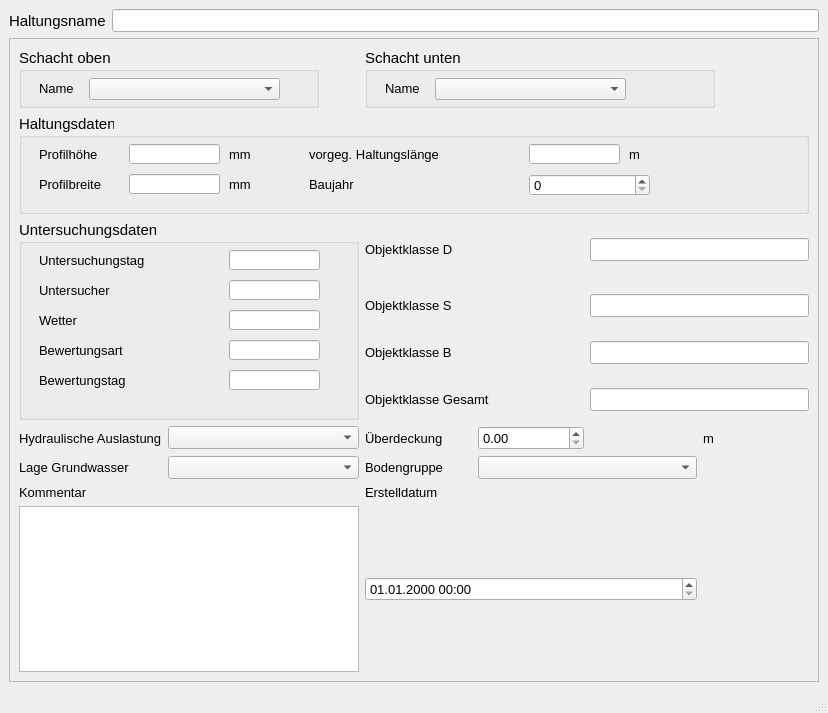
<?xml version="1.0" encoding="UTF-8"?>
<ui version="4.0">
 <class>MainWindow</class>
 <widget class="QMainWindow" name="MainWindow">
  <property name="geometry">
   <rect>
    <x>0</x>
    <y>0</y>
    <width>828</width>
    <height>713</height>
   </rect>
  </property>
  <property name="sizePolicy">
   <sizepolicy hsizetype="Preferred" vsizetype="Preferred">
    <horstretch>0</horstretch>
    <verstretch>0</verstretch>
   </sizepolicy>
  </property>
  <property name="minimumSize">
   <size>
    <width>0</width>
    <height>0</height>
   </size>
  </property>
  <property name="baseSize">
   <size>
    <width>0</width>
    <height>0</height>
   </size>
  </property>
  <property name="font">
   <font>
    <family>Tahoma</family>
    <pointsize>10</pointsize>
   </font>
  </property>
  <property name="windowTitle">
   <string>MainWindow</string>
  </property>
  <widget class="QWidget" name="centralwidget">
   <layout class="QVBoxLayout" name="verticalLayout">
    <item>
     <layout class="QHBoxLayout" name="horizontalLayout">
      <item>
       <widget class="QLabel" name="label">
        <property name="font">
         <font>
          <family>Tahoma</family>
          <pointsize>11</pointsize>
         </font>
        </property>
        <property name="text">
         <string>Haltungsname</string>
        </property>
       </widget>
      </item>
      <item>
       <widget class="QLineEdit" name="haltnam">
        <property name="font">
         <font>
          <family>Tahoma</family>
          <pointsize>10</pointsize>
         </font>
        </property>
        <property name="toolTip">
         <string>&lt;html&gt;&lt;head/&gt;&lt;body&gt;&lt;p&gt;Eindeutiger Haltungsname&lt;/p&gt;&lt;/body&gt;&lt;/html&gt;</string>
        </property>
        <property name="statusTip">
         <string>Eindeutiger Haltungsname</string>
        </property>
       </widget>
      </item>
     </layout>
    </item>
    <item>
     <widget class="QScrollArea" name="scrollArea">
      <property name="widgetResizable">
       <bool>true</bool>
      </property>
      <widget class="QWidget" name="scrollAreaWidgetContents">
       <property name="geometry">
        <rect>
         <x>0</x>
         <y>0</y>
         <width>804</width>
         <height>600</height>
        </rect>
       </property>
       <layout class="QGridLayout" name="gridLayout">
        <item row="0" column="0" colspan="2">
         <widget class="QGroupBox" name="groupBox">
          <property name="minimumSize">
           <size>
            <width>100</width>
            <height>60</height>
           </size>
          </property>
          <property name="maximumSize">
           <size>
            <width>300</width>
            <height>16777215</height>
           </size>
          </property>
          <property name="font">
           <font>
            <family>Tahoma</family>
            <pointsize>11</pointsize>
           </font>
          </property>
          <property name="toolTip">
           <string>&lt;html&gt;&lt;head/&gt;&lt;body&gt;&lt;p&gt;Name des oberen Schachts&lt;/p&gt;&lt;/body&gt;&lt;/html&gt;</string>
          </property>
          <property name="statusTip">
           <string>Name des oberen Schachts</string>
          </property>
          <property name="title">
           <string>Schacht oben</string>
          </property>
          <widget class="QLabel" name="label_3">
           <property name="geometry">
            <rect>
             <x>20</x>
             <y>30</y>
             <width>91</width>
             <height>21</height>
            </rect>
           </property>
           <property name="font">
            <font>
             <family>Tahoma</family>
             <pointsize>10</pointsize>
            </font>
           </property>
           <property name="text">
            <string>Name</string>
           </property>
          </widget>
          <widget class="QComboBox" name="schoben">
           <property name="geometry">
            <rect>
             <x>70</x>
             <y>30</y>
             <width>191</width>
             <height>22</height>
            </rect>
           </property>
           <property name="font">
            <font>
             <family>Tahoma</family>
             <pointsize>10</pointsize>
            </font>
           </property>
          </widget>
         </widget>
        </item>
        <item row="0" column="2" colspan="4">
         <widget class="QGroupBox" name="groupBox_3">
          <property name="minimumSize">
           <size>
            <width>350</width>
            <height>0</height>
           </size>
          </property>
          <property name="maximumSize">
           <size>
            <width>350</width>
            <height>16777215</height>
           </size>
          </property>
          <property name="font">
           <font>
            <family>Tahoma</family>
            <pointsize>11</pointsize>
           </font>
          </property>
          <property name="title">
           <string>Schacht unten</string>
          </property>
          <widget class="QLabel" name="label_9">
           <property name="geometry">
            <rect>
             <x>20</x>
             <y>30</y>
             <width>71</width>
             <height>21</height>
            </rect>
           </property>
           <property name="font">
            <font>
             <family>Tahoma</family>
             <pointsize>10</pointsize>
            </font>
           </property>
           <property name="text">
            <string>Name</string>
           </property>
          </widget>
          <widget class="QComboBox" name="schunten">
           <property name="geometry">
            <rect>
             <x>70</x>
             <y>30</y>
             <width>191</width>
             <height>22</height>
            </rect>
           </property>
           <property name="font">
            <font>
             <family>Tahoma</family>
             <pointsize>10</pointsize>
            </font>
           </property>
           <property name="toolTip">
            <string>&lt;html&gt;&lt;head/&gt;&lt;body&gt;&lt;p&gt;Name des unteren Schachts&lt;/p&gt;&lt;/body&gt;&lt;/html&gt;</string>
           </property>
           <property name="statusTip">
            <string>Name des unteren Schachts</string>
           </property>
          </widget>
         </widget>
        </item>
        <item row="1" column="0" colspan="6">
         <widget class="QGroupBox" name="groupBox_2">
          <property name="minimumSize">
           <size>
            <width>0</width>
            <height>100</height>
           </size>
          </property>
          <property name="font">
           <font>
            <family>Tahoma</family>
            <pointsize>11</pointsize>
           </font>
          </property>
          <property name="title">
           <string>Haltungsdaten</string>
          </property>
          <widget class="QLabel" name="label_7">
           <property name="geometry">
            <rect>
             <x>20</x>
             <y>60</y>
             <width>101</width>
             <height>21</height>
            </rect>
           </property>
           <property name="font">
            <font>
             <family>Tahoma</family>
             <pointsize>10</pointsize>
            </font>
           </property>
           <property name="text">
            <string>Profilbreite</string>
           </property>
          </widget>
          <widget class="QLabel" name="label_20">
           <property name="geometry">
            <rect>
             <x>210</x>
             <y>60</y>
             <width>31</width>
             <height>21</height>
            </rect>
           </property>
           <property name="font">
            <font>
             <family>Tahoma</family>
             <pointsize>10</pointsize>
            </font>
           </property>
           <property name="text">
            <string>mm</string>
           </property>
          </widget>
          <widget class="QLabel" name="label_21">
           <property name="geometry">
            <rect>
             <x>610</x>
             <y>30</y>
             <width>31</width>
             <height>21</height>
            </rect>
           </property>
           <property name="font">
            <font>
             <family>Tahoma</family>
             <pointsize>10</pointsize>
            </font>
           </property>
           <property name="text">
            <string>m </string>
           </property>
          </widget>
          <widget class="QLineEdit" name="laenge">
           <property name="geometry">
            <rect>
             <x>510</x>
             <y>30</y>
             <width>91</width>
             <height>20</height>
            </rect>
           </property>
           <property name="font">
            <font>
             <family>Tahoma</family>
             <pointsize>10</pointsize>
            </font>
           </property>
           <property name="toolTip">
            <string>&lt;html&gt;&lt;head/&gt;&lt;body&gt;&lt;p&gt;&lt;span style=&quot; font-size:10pt;&quot;&gt;vorgegebene Haltungslänge, falls diese nicht automatisch berechnet werden soll&lt;/span&gt;&lt;/p&gt;&lt;/body&gt;&lt;/html&gt;</string>
           </property>
           <property name="statusTip">
            <string>vorgegebene Haltungslänge, falls diese nicht automatisch berechnet werden soll</string>
           </property>
          </widget>
          <widget class="QLabel" name="label_17">
           <property name="geometry">
            <rect>
             <x>290</x>
             <y>30</y>
             <width>171</width>
             <height>21</height>
            </rect>
           </property>
           <property name="font">
            <font>
             <family>Tahoma</family>
             <pointsize>10</pointsize>
            </font>
           </property>
           <property name="text">
            <string>vorgeg. Haltungslänge</string>
           </property>
          </widget>
          <widget class="QLineEdit" name="hoehe">
           <property name="geometry">
            <rect>
             <x>110</x>
             <y>30</y>
             <width>91</width>
             <height>20</height>
            </rect>
           </property>
           <property name="font">
            <font>
             <family>Tahoma</family>
             <pointsize>10</pointsize>
            </font>
           </property>
           <property name="toolTip">
            <string>&lt;html&gt;&lt;head/&gt;&lt;body&gt;&lt;p&gt;Bedeutung hängt vom Profiltyp ab&lt;/p&gt;&lt;/body&gt;&lt;/html&gt;</string>
           </property>
           <property name="statusTip">
            <string>Bedeutung hängt vom Profiltyp ab</string>
           </property>
          </widget>
          <widget class="QLabel" name="label_16">
           <property name="geometry">
            <rect>
             <x>210</x>
             <y>30</y>
             <width>31</width>
             <height>21</height>
            </rect>
           </property>
           <property name="font">
            <font>
             <family>Tahoma</family>
             <pointsize>10</pointsize>
            </font>
           </property>
           <property name="text">
            <string>mm </string>
           </property>
          </widget>
          <widget class="QLineEdit" name="breite">
           <property name="geometry">
            <rect>
             <x>110</x>
             <y>60</y>
             <width>91</width>
             <height>20</height>
            </rect>
           </property>
           <property name="font">
            <font>
             <family>Tahoma</family>
             <pointsize>10</pointsize>
            </font>
           </property>
           <property name="toolTip">
            <string>&lt;html&gt;&lt;head/&gt;&lt;body&gt;&lt;p&gt;Bedeutung hängt vom Profiltyp ab&lt;/p&gt;&lt;/body&gt;&lt;/html&gt;</string>
           </property>
           <property name="statusTip">
            <string>Bedeutung hängt vom Profiltyp ab</string>
           </property>
          </widget>
          <widget class="QLabel" name="label_6">
           <property name="geometry">
            <rect>
             <x>20</x>
             <y>30</y>
             <width>101</width>
             <height>21</height>
            </rect>
           </property>
           <property name="font">
            <font>
             <family>Tahoma</family>
             <pointsize>10</pointsize>
            </font>
           </property>
           <property name="text">
            <string>Profilhöhe</string>
           </property>
          </widget>
          <widget class="QSpinBox" name="baujahr">
           <property name="geometry">
            <rect>
             <x>510</x>
             <y>60</y>
             <width>121</width>
             <height>22</height>
            </rect>
           </property>
           <property name="font">
            <font>
             <family>Tahoma</family>
             <pointsize>10</pointsize>
            </font>
           </property>
          </widget>
          <widget class="QLabel" name="label_60">
           <property name="geometry">
            <rect>
             <x>290</x>
             <y>60</y>
             <width>151</width>
             <height>21</height>
            </rect>
           </property>
           <property name="font">
            <font>
             <family>Tahoma</family>
             <pointsize>10</pointsize>
            </font>
           </property>
           <property name="text">
            <string>Baujahr</string>
           </property>
          </widget>
         </widget>
        </item>
        <item row="2" column="0" rowspan="4" colspan="2">
         <widget class="QGroupBox" name="groupBox_4">
          <property name="minimumSize">
           <size>
            <width>0</width>
            <height>200</height>
           </size>
          </property>
          <property name="font">
           <font>
            <family>Tahoma</family>
            <pointsize>11</pointsize>
           </font>
          </property>
          <property name="title">
           <string>Untersuchungsdaten</string>
          </property>
          <widget class="QLabel" name="label_70">
           <property name="geometry">
            <rect>
             <x>20</x>
             <y>30</y>
             <width>151</width>
             <height>21</height>
            </rect>
           </property>
           <property name="font">
            <font>
             <family>Tahoma</family>
             <pointsize>10</pointsize>
            </font>
           </property>
           <property name="text">
            <string>Untersuchungstag</string>
           </property>
          </widget>
          <widget class="QLabel" name="label_72">
           <property name="geometry">
            <rect>
             <x>20</x>
             <y>60</y>
             <width>151</width>
             <height>21</height>
            </rect>
           </property>
           <property name="font">
            <font>
             <family>Tahoma</family>
             <pointsize>10</pointsize>
            </font>
           </property>
           <property name="text">
            <string>Untersucher</string>
           </property>
          </widget>
          <widget class="QLabel" name="label_73">
           <property name="geometry">
            <rect>
             <x>20</x>
             <y>90</y>
             <width>151</width>
             <height>21</height>
            </rect>
           </property>
           <property name="font">
            <font>
             <family>Tahoma</family>
             <pointsize>10</pointsize>
            </font>
           </property>
           <property name="text">
            <string>Wetter</string>
           </property>
          </widget>
          <widget class="QLabel" name="label_74">
           <property name="geometry">
            <rect>
             <x>20</x>
             <y>120</y>
             <width>151</width>
             <height>21</height>
            </rect>
           </property>
           <property name="font">
            <font>
             <family>Tahoma</family>
             <pointsize>10</pointsize>
            </font>
           </property>
           <property name="text">
            <string>Bewertungsart</string>
           </property>
          </widget>
          <widget class="QLabel" name="label_75">
           <property name="geometry">
            <rect>
             <x>20</x>
             <y>150</y>
             <width>151</width>
             <height>21</height>
            </rect>
           </property>
           <property name="font">
            <font>
             <family>Tahoma</family>
             <pointsize>10</pointsize>
            </font>
           </property>
           <property name="text">
            <string>Bewertungstag</string>
           </property>
          </widget>
          <widget class="QLineEdit" name="untersuchtag">
           <property name="geometry">
            <rect>
             <x>210</x>
             <y>30</y>
             <width>91</width>
             <height>20</height>
            </rect>
           </property>
          </widget>
          <widget class="QLineEdit" name="untersucher">
           <property name="geometry">
            <rect>
             <x>210</x>
             <y>60</y>
             <width>91</width>
             <height>20</height>
            </rect>
           </property>
          </widget>
          <widget class="QLineEdit" name="wetter">
           <property name="geometry">
            <rect>
             <x>210</x>
             <y>90</y>
             <width>91</width>
             <height>20</height>
            </rect>
           </property>
          </widget>
          <widget class="QLineEdit" name="bewertungsart">
           <property name="geometry">
            <rect>
             <x>210</x>
             <y>120</y>
             <width>91</width>
             <height>20</height>
            </rect>
           </property>
          </widget>
          <widget class="QLineEdit" name="bewertungstag">
           <property name="geometry">
            <rect>
             <x>210</x>
             <y>150</y>
             <width>91</width>
             <height>20</height>
            </rect>
           </property>
          </widget>
         </widget>
        </item>
        <item row="2" column="2">
         <widget class="QLabel" name="label_66">
          <property name="text">
           <string>Objektklasse D</string>
          </property>
         </widget>
        </item>
        <item row="2" column="4" colspan="2">
         <widget class="QLineEdit" name="objektklasse_dichtheit"/>
        </item>
        <item row="3" column="2">
         <widget class="QLabel" name="label_67">
          <property name="text">
           <string>Objektklasse S</string>
          </property>
         </widget>
        </item>
        <item row="3" column="4" colspan="2">
         <widget class="QLineEdit" name="objektklasse_standsicherheit"/>
        </item>
        <item row="4" column="2">
         <widget class="QLabel" name="label_68">
          <property name="text">
           <string>Objektklasse B</string>
          </property>
         </widget>
        </item>
        <item row="4" column="4" colspan="2">
         <widget class="QLineEdit" name="objektklasse_betriebssicherheit"/>
        </item>
        <item row="5" column="2" colspan="2">
         <widget class="QLabel" name="label_69">
          <property name="text">
           <string>Objektklasse Gesamt</string>
          </property>
         </widget>
        </item>
        <item row="5" column="4" colspan="2">
         <widget class="QLineEdit" name="objektklasse_gesamt"/>
        </item>
        <item row="6" column="0">
         <widget class="QLabel" name="label_52">
          <property name="text">
           <string>Hydraulische Auslastung</string>
          </property>
         </widget>
        </item>
        <item row="6" column="1">
         <widget class="QComboBox" name="hydraulische_auslastung">
          <item>
           <property name="text">
            <string/>
           </property>
          </item>
          <item>
           <property name="text">
            <string>eingehalten</string>
           </property>
          </item>
          <item>
           <property name="text">
            <string>nicht eingehalten</string>
           </property>
          </item>
         </widget>
        </item>
        <item row="6" column="2">
         <widget class="QLabel" name="label_55">
          <property name="text">
           <string>Überdeckung</string>
          </property>
         </widget>
        </item>
        <item row="6" column="3">
         <widget class="QDoubleSpinBox" name="ueberdeckung"/>
        </item>
        <item row="6" column="5">
         <widget class="QLabel" name="label_18">
          <property name="text">
           <string>m </string>
          </property>
         </widget>
        </item>
        <item row="7" column="0">
         <widget class="QLabel" name="label_53">
          <property name="text">
           <string>Lage Grundwasser</string>
          </property>
         </widget>
        </item>
        <item row="7" column="1">
         <widget class="QComboBox" name="lage_grundwasser">
          <item>
           <property name="text">
            <string/>
           </property>
          </item>
          <item>
           <property name="text">
            <string>kein Grundwasser</string>
           </property>
          </item>
          <item>
           <property name="text">
            <string>im Grundwasser</string>
           </property>
          </item>
          <item>
           <property name="text">
            <string>in der Wechselzone</string>
           </property>
          </item>
          <item>
           <property name="text">
            <string>oberhalb des Grundwassers</string>
           </property>
          </item>
         </widget>
        </item>
        <item row="7" column="2">
         <widget class="QLabel" name="label_56">
          <property name="text">
           <string>Bodengruppe</string>
          </property>
         </widget>
        </item>
        <item row="7" column="3" colspan="2">
         <widget class="QComboBox" name="bodengruppe">
          <item>
           <property name="text">
            <string/>
           </property>
          </item>
          <item>
           <property name="text">
            <string>Bodengruppe 1</string>
           </property>
          </item>
          <item>
           <property name="text">
            <string>Bodengruppe 2</string>
           </property>
          </item>
          <item>
           <property name="text">
            <string>Bodengruppe 3</string>
           </property>
          </item>
          <item>
           <property name="text">
            <string>Bodengruppe 4</string>
           </property>
          </item>
         </widget>
        </item>
        <item row="8" column="0">
         <widget class="QLabel" name="label_22">
          <property name="font">
           <font>
            <family>Tahoma</family>
            <pointsize>10</pointsize>
           </font>
          </property>
          <property name="text">
           <string>Kommentar</string>
          </property>
         </widget>
        </item>
        <item row="8" column="2" colspan="2">
         <widget class="QLabel" name="label_71">
          <property name="font">
           <font>
            <family>Tahoma</family>
            <pointsize>10</pointsize>
           </font>
          </property>
          <property name="text">
           <string>Erstelldatum</string>
          </property>
         </widget>
        </item>
        <item row="9" column="0" colspan="2">
         <widget class="QTextEdit" name="kommentar">
          <property name="font">
           <font>
            <family>Tahoma</family>
            <pointsize>10</pointsize>
           </font>
          </property>
          <property name="toolTip">
           <string>&lt;html&gt;&lt;head/&gt;&lt;body&gt;&lt;p&gt;Platz für zusätzliche Kommentare.&lt;/p&gt;&lt;/body&gt;&lt;/html&gt;</string>
          </property>
          <property name="statusTip">
           <string>Platz für zusätzliche Kommentare.</string>
          </property>
         </widget>
        </item>
        <item row="9" column="2" colspan="3">
         <widget class="QgsDateTimeEdit" name="createdat">
          <property name="font">
           <font>
            <family>Tahoma</family>
            <pointsize>10</pointsize>
           </font>
          </property>
          <property name="currentSection">
           <enum>QDateTimeEdit::DaySection</enum>
          </property>
          <property name="displayFormat">
           <string>dd.MM.yyyy HH:mm</string>
          </property>
         </widget>
        </item>
       </layout>
      </widget>
     </widget>
    </item>
   </layout>
  </widget>
  <widget class="QMenuBar" name="menubar">
   <property name="geometry">
    <rect>
     <x>0</x>
     <y>0</y>
     <width>828</width>
     <height>27</height>
    </rect>
   </property>
  </widget>
  <widget class="QStatusBar" name="statusbar"/>
 </widget>
 <customwidgets>
  <customwidget>
   <class>QgsDateTimeEdit</class>
   <extends>QDateTimeEdit</extends>
   <header>qgsdatetimeedit.h</header>
  </customwidget>
 </customwidgets>
 <tabstops>
  <tabstop>haltnam</tabstop>
  <tabstop>schoben</tabstop>
  <tabstop>schunten</tabstop>
  <tabstop>hoehe</tabstop>
  <tabstop>breite</tabstop>
  <tabstop>laenge</tabstop>
  <tabstop>createdat</tabstop>
  <tabstop>kommentar</tabstop>
 </tabstops>
 <resources/>
 <connections/>
</ui>
